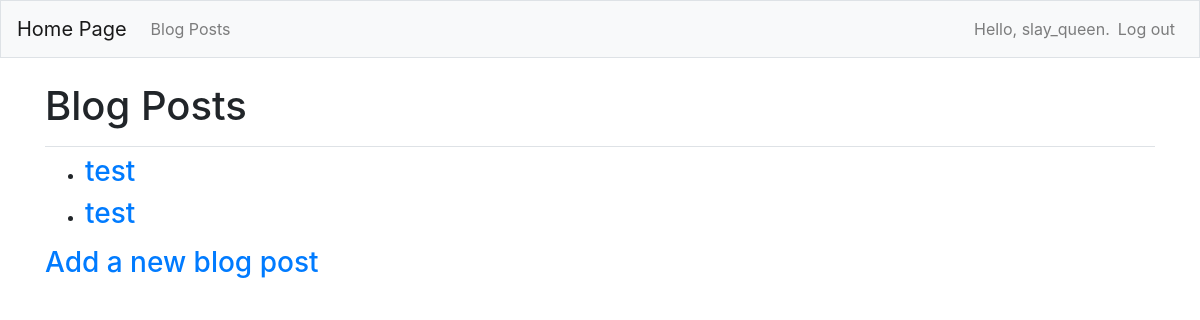
Before: /blogposts/ (signed in) with the older database file.
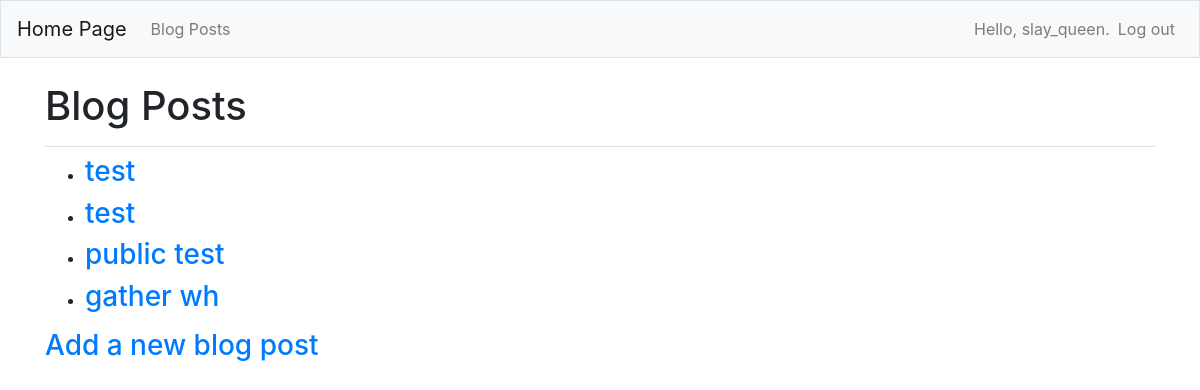
After: the same page with the newer database file.
### blogs/models.py (models this page shows)
class BlogPost(models.Model):
    title= models.CharField(max_length = 200)
    text = models.TextField()
    date_added = models.DateTimeField(auto_now_add = True)
    owner = models.ForeignKey(User,on_delete=models.CASCADE)
    public = models.BooleanField(default=False)
    def __str__(self):
        return self.title

### blogs/views.py (the view)
# urls.py: path('blogposts/',views.blog_posts,name = 'blog_posts'),
def blog_posts(request):
    if request.user.is_authenticated:
        blogposts1 = BlogPost.objects.filter(owner=request.user)
        blogposts2 = BlogPost.objects.filter(public=True)
        blog_posts = blogposts1.union(blogposts2).order_by('date_added')
    else:
        blog_posts = BlogPost.objects.filter(public=True)
    context = {'blog_posts':blog_posts}
    return render(request, 'blogs/blog_posts.html',context)

### blogs/templates/blogs/blog_posts.html
{% extends "blogs/base.html" %}
{% block page_header %}
<h1>Blog Posts</h1>
{% endblock page_header %}
{% block content %}
<ul>
  {% for blog_post in blog_posts %}
  <li><h3>
    <a href="{% url 'blogs:blog_post' blog_post.id %}">{{blog_post}}</a>
  </h3></li>
  {% empty %}
  <li><h3>No blog posts have been added yet</h3></li>
  {% endfor %}
</ul>
<h3><a href = "{% url 'blogs:new_blog_post' %}">Add a new blog post</a></h3>
{% endblock content %}

### blogs/templates/blogs/base.html (shortened to what this page needs)
{% load bootstrap4 %}
<!doctype html>
<html lang ="en">
  <head>
    {% bootstrap_css %}
  </head>
  <body>
    <nav class="navbar navbar-expand-md navbar-light bg-light mb-4 border">
    <a class="navbar-brand" href="{% url 'blogs:index'%}">
      Home Page</a>
    <div class = "collapse navbar-collapse" id = "navbarCollapse">
      <ul class = "navbar-nav mr-auto">
        <li class = "nav-item">
          <a class = "nav-link" href ="{% url 'blogs:blog_posts'%}">
            Blog Posts</a></li>
      </ul>
      <ul class = "navbar-nav ml-auto">
        {% if user.is_authenticated %}
        <li class ="nav-item">
          <span class = "navbar-text">Hello, {{user.username}}.</span>
        </li>
        <li class = "nav-item">
          <a class = "nav-link" href="{% url 'users:logout' %}">Log out</a>
        </li>
        {% else %}
        <li class = "nav-item">
          <a class = "nav-link" href="{% url 'users:register' %}">Register</a>
        </li>
        <li class = "nav-item">
          <a class="nav-link" href="{% url 'users:login' %}">Log in</a></li>
        {% endif %}
      </ul>
    </div>
    </nav>
    <main role ="main" class ="container">
      <div class ="pb-2 mb-2 border-bottom">
        {% block page_header %}{% endblock page_header %}
      </div>
      <div>
        {% block content %}{% endblock content %}
      </div>
    </main>
  </body>
</html>

Changed rows visible on the page:
added BlogPost: title "public test"
added BlogPost: title "gather wh"
